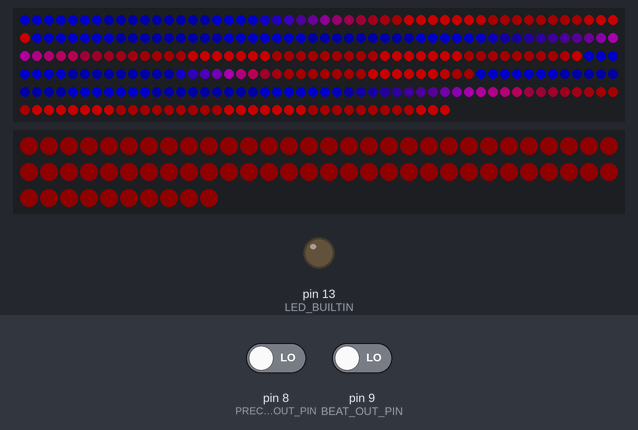
Bench run of a sketch on a simulated Arduino Mega 2560, built with avr-gcc and run on an emulated ATmega2560. Shown: 286 RGB LEDs in strip order, left to right, continuing on the next row, 70 RGB LEDs in strip order, left to right, continuing on the next row, output pins drawn as LEDs (lit = HIGH). The test bench sets the inputs (shaded band); at power-on: pin 9 (BEAT_OUT_PIN) LOW, pin 8 (PRECENSE_OUT_PIN) LOW. Dim RGB values are drawn brighter than linear; random numbers use the default seed unless the sketch sets one; what the sketch prints to the serial monitor is not drawn.

Above: at 5.3 s.
5.4 s: pin 9 (BEAT_OUT_PIN) driven HIGH
At 5.82 s:
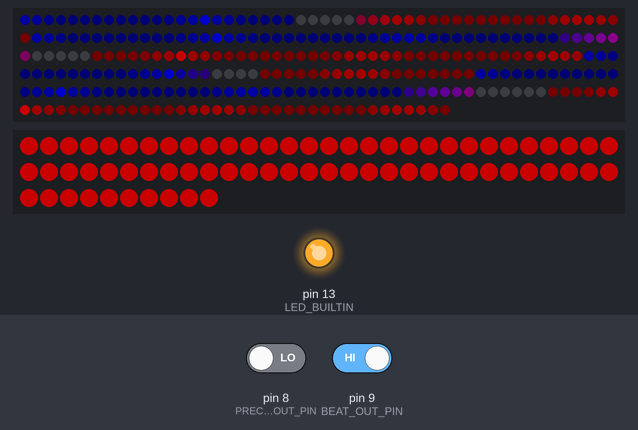
7.2 s: pin 8 (PRECENSE_OUT_PIN) driven HIGH
At 7.66 s:
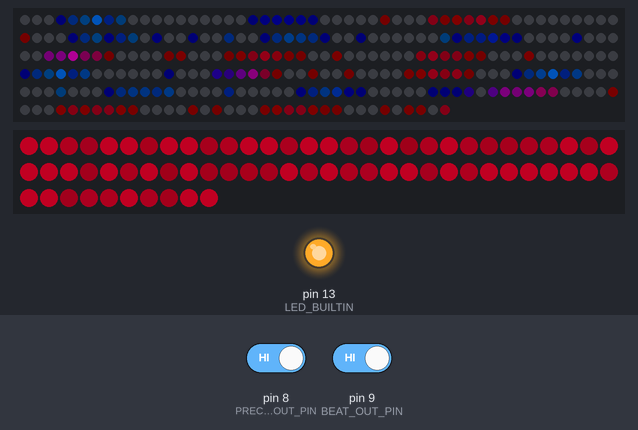
10.2 s: pin 9 (BEAT_OUT_PIN) driven LOW
At 10.5 s:
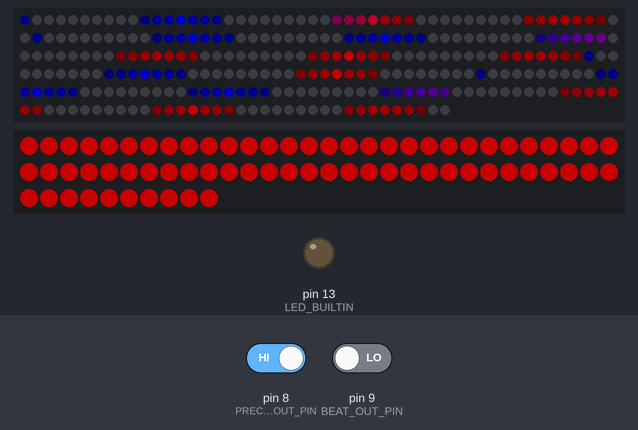
11.9 s: pin 9 (BEAT_OUT_PIN) driven HIGH
At 12.61 s:
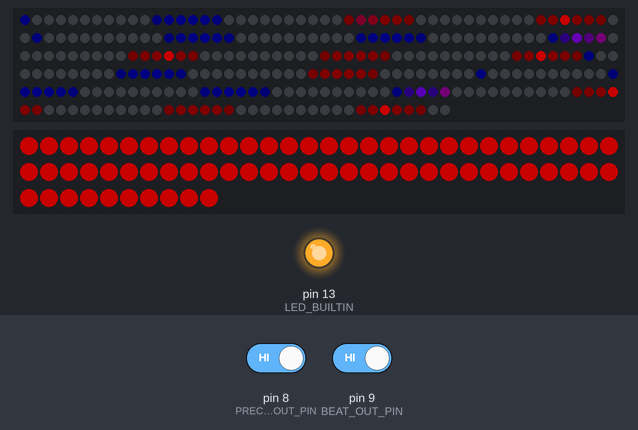
16.5 s: pin 9 (BEAT_OUT_PIN) driven LOW
At 16.68 s:
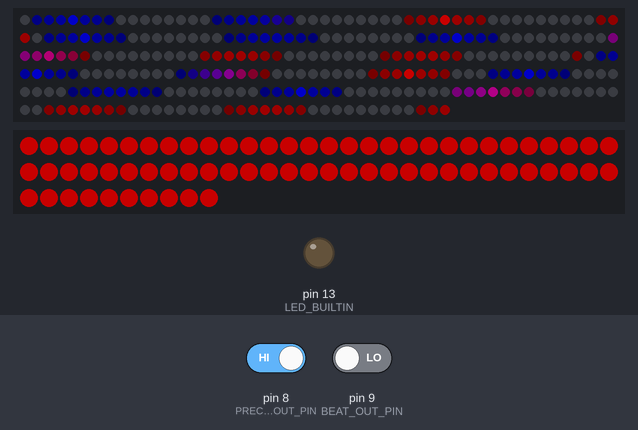
Timing chart, 0 to 19.0 s (numbered marks = the images above; inputs shaded):
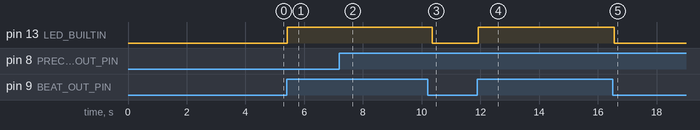

Measured:
- after the input at 5.4 s, pin 13 (LED_BUILTIN): LOW → HIGH at once
- after the input at 10.2 s, pin 13 (LED_BUILTIN): HIGH → LOW after 0.17 s
- after the input at 11.9 s, pin 13 (LED_BUILTIN): LOW → HIGH at once
- after the input at 16.5 s, pin 13 (LED_BUILTIN): HIGH → LOW after 0.05 s

The sketch:

MDBR_heartrate.ino
```cpp
#include "heart_sensor.h"
#include "vein.h"
#include "Sound.h"

int count = 0;
bool _detected = false;

// Vein leds stuff
#define PUMP_BPM 60
#define LEDS_AB (25+26)
#define LEDS_CD (47+49)
#define LEDS_EF (21+20)
#define LEDS_GH (48+50)

#define VEIN_NUM_LEDS    LEDS_AB+LEDS_CD+LEDS_EF+LEDS_GH
#define HEART_NUM_LEDS  70

float _pump_vel = 0;
unsigned long _last_pump = 0;
constexpr int _pump_delay = static_cast<int>(60 * 1000.0 / PUMP_BPM);

CRGB leds[VEIN_NUM_LEDS];
CRGB heartleds[HEART_NUM_LEDS];

Vein < LEDS_AB, 0 > vAB (leds);
Vein < LEDS_CD, LEDS_AB > vCD(leds);
Vein < LEDS_EF, LEDS_AB + LEDS_CD > vEF(leds);
Vein < LEDS_GH, LEDS_AB + LEDS_CD + LEDS_EF > vGH(leds);
// end Vein leds stuff

void setup()
{
  Serial.begin(115200);
  Serial.println("Initializing...");
  pinMode(LED_BUILTIN, OUTPUT);
  digitalWrite(LED_BUILTIN, LOW);

  if (!heart_init()) {
    Serial.println(HEART_SENSOR_NOT_FOUND);
    while (1);
  }
  Serial.println(HEART_SENSOR_OK);

  init_mp3();

  delay(1000); // 1 second delay for recovery
  led_setup(leds, VEIN_NUM_LEDS, heartleds, HEART_NUM_LEDS);
  vAB.start();
  play_beat();
  delay(500);
  vCD.start();
  play_beat();
  delay(500);
  vEF.start();
  play_beat();
  delay(500);
  vGH.start();
  play_beat();
  delay(500);

}

const char symbols[4] = {'~', '-', '.', '='};
float precense_effect = 0;

void loop() {
  Beat_State beat_state = check_beat();

  switch (beat_state) {
    case Beat_State::BEAT:
      digitalWrite(LED_BUILTIN, HIGH);
      _pump_vel = PUMP_SPEED_PEAK;
      precense_effect = 0;
      break;
    case Beat_State::PRECENSE:
      Serial.print(symbols[count++ % 4]);

      if (!_detected) {
        _detected = true;
        precense_effect = 1;
        play_wait();
        Serial.println("-----Precense-----");
      }
      break;
    case Beat_State::NO:
      Serial.print('%');
      count++;
      if (_detected) stop_sounds();
      _detected = false;
      precense_effect = max( 0, precense_effect - 0.05);
      break;
  }
  if (count > 30) {
    count = 0;
  }

  if (millis() >= lastBeat + KEEP_LED ) {
    digitalWrite(LED_BUILTIN, LOW);
  }

  vAB.update(_pump_vel, precense_effect);
  vCD.update(_pump_vel, precense_effect);
  vEF.update(_pump_vel, precense_effect);
  vGH.update(_pump_vel, precense_effect);
  pump_heart(heartleds, HEART_NUM_LEDS, _pump_vel, precense_effect);

  _pump_vel = max(PUMP_SPEED_BASELINE, _pump_vel - PUMP_SPEED_DECAY);

  show_leds();

  if (beat_state == Beat_State::BEAT) {
    play_beat();
    Serial.println("-----BEAT-----");
  }

  delay(50);
}
```

Sound.h
```cpp
#include "_custom_SerialMp3.h"

#define TX 11  // collegare a RX
#define RX 10  // collegare a TX
SerialMP3Player mp3(RX, TX);

//#define HEARTBEAT_0dB 0
//#define HEARTBEAT_7dB 1
#define HEARTBEAT_10dB 1
#define DRONE 2


void init_mp3() {
  mp3.begin(9600);                     // start mp3-communication
  delay(500u);                         // wait for init
  mp3.sendCommand(CMD_SEL_DEV, 0, 2);  //select sd-card
  delay(500u);
}

void play_beat() {

  mp3.play(HEARTBEAT_10dB);

}

void play_wait() {
  mp3.play(DRONE);
}

void stop_sounds() {
  mp3.stop();
}
```

_custom_SerialMp3.cpp
```cpp
// (licence header left out)
#include "Arduino.h"
#include "_custom_SerialMp3.h"

#define NO_SERIALMP3_DELAY // Comment this line to add a delay (1200 ms) to each command sent

#ifdef NO_SERIALMP3_DELAY
#define _mp3_delay(m) asm("nop")
#else
#define _mp3_delay(m) delay(m)
#endif

// Uncomment next line if you are using an Arduino Mega.
//#define mp3 Serial3    // Connect the MP3 Serial Player to the Arduino MEGA Serial3 (14 TX3 -> RX, 15 RX3 -> TX)

SerialMP3Player::SerialMP3Player(){
   //SoftwareSerial Serial3 = SoftwareSerial(10, 11);
   Serial3 = new SoftwareSerial(10, 11);
   _showDebugMessages = false;
}
SerialMP3Player::SerialMP3Player(int RX, int TX){
   //SoftwareSerial Serial3 = SoftwareSerial(RX, TX);
   Serial3 = new SoftwareSerial(RX, TX);
   _showDebugMessages = false;
}

void SerialMP3Player::showDebug(bool op){
  // showDebug (op) 0:OFF 1:ON
    _showDebugMessages = op;
}

void SerialMP3Player::begin(int bps){
  Serial3->begin(bps);
}

int SerialMP3Player::available(){
  return Serial3->available();
}

char SerialMP3Player::read(){
  return Serial3->read();
}

void SerialMP3Player::playNext(){
  sendCommand(CMD_NEXT);
}

void SerialMP3Player::playPrevious(){
  sendCommand(CMD_PREV);
}

void SerialMP3Player::volUp(){
   sendCommand(CMD_VOL_UP);
}

void SerialMP3Player::volDown(){
   sendCommand(CMD_VOL_DOWN);
}

void SerialMP3Player::setVol(byte v){
   // Set volumen (0-30)
   sendCommand(CMD_SET_VOL, v);
}

void SerialMP3Player::playSL(byte n){
   // Play single loop n file
   sendCommand(CMD_PLAY_SLOOP, n);
}

void SerialMP3Player::playSL(byte f, byte n){
   // Single loop play n file from f folder
   sendCommand(CMD_PLAY_SLOOP, f, n);
}

void SerialMP3Player::play(){
   sendCommand(CMD_PLAY);
}

void SerialMP3Player::pause(){
   sendCommand(CMD_PAUSE);
}

void SerialMP3Player::play(byte n){
   // n number of the file that must be played.
   // n possible values (1-255)
   sendCommand(CMD_PLAYN, n);
}

void SerialMP3Player::play(byte n, byte vol){
   // n number of the file that must be played

   sendCommand(CMD_PLAY_W_VOL, vol, n);
}

void SerialMP3Player::playF(byte f){
   // Play all files in the f folder

   sendCommand(CMD_FOLDER_CYCLE, f, 0);
}

void SerialMP3Player::stop(){
   sendCommand(CMD_STOP_PLAY);
}

void SerialMP3Player::qPlaying(){
  // Ask for the file is playing
   sendCommand(CMD_PLAYING_N);
}

void SerialMP3Player::qStatus(){
   // Ask for the status.
   sendCommand(CMD_QUERY_STATUS);
}

void SerialMP3Player::qVol(){
  // Ask for the volumen
   sendCommand(CMD_QUERY_VOLUME);
}

void SerialMP3Player::qFTracks(){    // !!! Nonsense answer
  // Ask for the number of tracks folders
   sendCommand(CMD_QUERY_FLDR_TRACKS);
}

void SerialMP3Player::qTTracks(){
  // Ask for the total of tracks
   sendCommand(CMD_QUERY_TOT_TRACKS);
}

void SerialMP3Player::qTFolders(){
  // Ask for the number of folders
   sendCommand(CMD_QUERY_FLDR_COUNT);
}

void SerialMP3Player::sleep(){
  // Send sleep command
  sendCommand(CMD_SLEEP_MODE);
}

void SerialMP3Player::wakeup(){
  // Send wake up command
  sendCommand(CMD_WAKE_UP);
}

void SerialMP3Player::reset(){
  // Send reset command
  sendCommand(CMD_RESET);
}


void SerialMP3Player::sendCommand(byte command){
  sendCommand(command, 0, 0);
}

void SerialMP3Player::sendCommand(byte command, byte dat2){
  sendCommand(command, 0, dat2);
}


void SerialMP3Player::sendCommand(byte command, byte dat1, byte dat2){
  byte Send_buf[8] = {0}; // Buffer for Send commands.
  String mp3send = "";

  // Command Structure 0x7E 0xFF 0x06 CMD FBACK DAT1 DAT2 0xEF

  _mp3_delay(20);
  Send_buf[0] = 0x7E;    // Start byte
  Send_buf[1] = 0xFF;    // Version
  Send_buf[2] = 0x06;    // Command length not including Start and End byte.
  Send_buf[3] = command; // Command
  Send_buf[4] = 0x01;    // Feedback 0x00 NO, 0x01 YES
  Send_buf[5] = dat1;    // DATA1 datah
  Send_buf[6] = dat2;    // DATA2 datal
  Send_buf[7] = 0xEF;    // End byte

  for(int i=0; i<8; i++)
  {
    Serial3->write(Send_buf[i]) ;
    mp3send+=sbyte2hex(Send_buf[i]);
  }
  if (_showDebugMessages){
     Serial.print("Sending: ");
     Serial.println(mp3send); // watch what are we sending
  }

  _mp3_delay(1000);  // Wait between sending commands.
}

//String sanswer(void);
//int iansbuf = 0;                 // Index for answer buffer.
//static uint8_t ansbuf[10] = {0}; // Buffer for the answers.

String SerialMP3Player::decodeMP3Answer(){
 // Response Structure  0x7E 0xFF 0x06 RSP 0x00 0x00 DAT 0xFE 0xBA 0xEF
  //
  // RSP Response code
  // DAT Response additional data

  String decodedMP3Answer="";

   decodedMP3Answer=sanswer();

     switch (ansbuf[3])
     {
    case 0x3A:
      decodedMP3Answer += " -> Memory card inserted.";
      break;

    case 0x3D:
      decodedMP3Answer += " -> Completed play num " + String(ansbuf[6], DEC);
      break;

    case 0x40:
      decodedMP3Answer += " -> Error";
      break;

    case 0x41:
      decodedMP3Answer += " -> Data recived correctly. ";
      break;

    case 0x42:
      switch(ansbuf[6]){
        case 0: decodedMP3Answer += " -> Status: stopped"; break;
        case 1: decodedMP3Answer += " -> Status: playing"; break;
        case 2: decodedMP3Answer += " -> Status: paused"; break;
      }
      break;

    case 0x43:
      decodedMP3Answer += " -> Vol playing: " + String(ansbuf[6], DEC);
      break;

    case 0x48:
      decodedMP3Answer += " -> File count: " + String(ansbuf[6], DEC);
      break;


    case 0x4C:
      decodedMP3Answer += " -> Playing: " + String(ansbuf[6], DEC);
      break;

    case 0x4E:
      decodedMP3Answer += " -> Folder file count: " + String(ansbuf[6], DEC);
      break;

    case 0x4F:
      decodedMP3Answer += " -> Folder count: " + String(ansbuf[6], DEC);
      break;
     }


   ansbuf[3] = 0; // Clear ansbuff.
   return decodedMP3Answer;
}


/********************************************************************************/
/*Function: sbyte2hex. Returns a byte data in HEX format.                  */
/*Parameter:- uint8_t b. Byte to convert to HEX.                                */
/*Return: String                                                                */


String SerialMP3Player::sbyte2hex(byte b)
{
  String shex;

  //Serial.print("0x");
  shex="0X";

  //if (b < 16) Serial.print("0");
  if (b < 16) shex+="0";
  //Serial.print(b, HEX);
  shex+=String(b,HEX);
  //Serial.print(" ");
  shex+=" ";
  return shex;
}


/********************************************************************************/
/*Function: sanswer. Returns a String answer from mp3 UART module.              */
/*Return: String.  the answer                                                   */


String SerialMP3Player::sanswer(void){
  // Response Structure  0x7E 0xFF 0x06 RSP 0x00 0x00 DAT 0xFE 0xBA 0xEF
  //
  // RSP Response code
  // DAT Response additional data

  // if there are something available start to read from mp3 serial.
  // if there are "0x7E" it's a beginning.
  //
  //  read while something readed and it's not the end "0xEF"


  byte b;
  String mp3answer="";                // Answer from the Serial3.
  int iansbuf = 0;

  if (Serial3->available()){
   do{
    b = Serial3->read();

    if(b == 0x7E){  // if there are "0x7E" it's a beginning.
      iansbuf=0;    //  ansbuf index to zero.
      mp3answer="";
    }

    ansbuf[iansbuf] = b;
    mp3answer+=sbyte2hex(ansbuf[iansbuf]);
    iansbuf++; //  increase this index.

   }while(b != 0xEF);
   // while there are something to read and it's not the end "0xEF"

  }
  return mp3answer;
 }
```

_custom_SerialMp3.h
```cpp
// (licence header left out)
#ifndef SerialMP3Player_h
#define SerialMP3Player_h

#include <Arduino.h>
#include <SoftwareSerial.h>

#define CMD_NEXT             0X01 // Play next file
#define CMD_PREV             0X02 // Play previous file
#define CMD_PLAYN            0X03 // Play n file from (1-255)
#define CMD_VOL_UP           0X04 // Volumen up
#define CMD_VOL_DOWN         0X05 // Volumen down
#define CMD_SET_VOL          0X06 // Set Volume (0-30)
                          // 0x07 // Reserved.
#define CMD_PLAY_SLOOP       0X08 // Single loop play.

#define CMD_SEL_DEV          0X09 // Set device. 2 DEV_TF (SD Card)
#define CMD_SLEEP_MODE       0X0A
#define CMD_WAKE_UP          0X0B
#define CMD_RESET            0X0C

#define CMD_PLAY             0X0D // Play
#define CMD_PAUSE            0X0E // Pause

//#define CMD_PLAY_F_FILE      0X0F // only avaible for Flash not SD Card.

#define CMD_STOP_PLAY        0X16 // Stop
#define CMD_FOLDER_CYCLE     0X17 // Play all the files in the f folder

//#define CMD_PLAY_SHUFFLE   0x18 // Reserved

#define CMD_PLAY_W_VOL       0X22 // Play with a volumen

// Query Commands
#define CMD_PLAYING_N         0x4C // qPlaying();  // Ask for the file is playing
#define CMD_QUERY_STATUS      0x42 // qStatus();   // Ask for the status
#define CMD_QUERY_VOLUME      0x43 // qVol();      // Ask for the volumen. // Sometime board fails
#define CMD_QUERY_FLDR_TRACKS 0x4E // qFTracks();  // Ask for the number of tracks folders
#define CMD_QUERY_TOT_TRACKS  0x48 // qTTracks();  // Ask for the total of tracks
#define CMD_QUERY_FLDR_COUNT  0x4F // qTFolders(); // Ask for the number of folders


/************ Opitons **************************/

class SerialMP3Player{

   public:
     SerialMP3Player();
     SerialMP3Player(int RX, int TX);

     void sendCommand(byte command);
     void sendCommand(byte command, byte dat2);
     void sendCommand(byte command, byte dat1, byte dat2);

     void begin(int bps);
     int available();
     char read();
     String decodeMP3Answer();

     void playNext();             // Play next file
     void playPrevious();         // Play previous file
     void play();                 // Play
     void play(byte n);           // Play n file
     void play(byte n, byte vol); // Play n file with volume

     void volUp();            // Volumen Up
     void volDown();          // Volumen Down
     void setVol(byte v);     // Set Volumen (0-30)

     void playSL(byte n);         // Play Single loop  n file.
     void playSL(byte f, byte n); // Play Single loop play n file from f folder.

     void pause();                // Pause

     void playF(byte f);          // Play all files in the f folder

     void stop();                 // Stop playing

     // Query commands
     void qPlaying();   // Ask for the file is playing
     void qStatus();    // Ask for the status
     void qVol();       // Ask for the volumen
     void qFTracks();   // Ask for the number of tracks folders
     void qTTracks();   // Ask for the total of tracks
     void qTFolders();  // Ask for the number of folders

     void sleep();     // Send sleep command
     void wakeup();    // Send wake up command
     void reset();     // Send reset command

     void showDebug(bool on); // true to show debug messages

   private:
     String sanswer();
     int shex2int(char *s, int n);
     String sbyte2hex(byte b);
     bool _showDebugMessages;
     SoftwareSerial *Serial3;
     byte ansbuf[15] = {0}; // Buffer for the answers.

};


#endif
```

heart_sensor.h
```cpp
/*
  Optical Heart Rate Detection (PBA Algorithm) using the MAX30105 Breakout
  By: Nathan Seidle @ SparkFun Electronics
  Date: October 2nd, 2016
  https://github.com/sparkfun/MAX30105_Breakout

  This is a demo to show the reading of heart rate or beats per minute (BPM) using
  a Penpheral Beat Amplitude (PBA) algorithm.

  It is best to attach the sensor to your finger using a rubber band or other tightening
  device. Humans are generally bad at applying constant pressure to a thing. When you
  press your finger against the sensor it varies enough to cause the blood in your
  finger to flow differently which causes the sensor readings to go wonky.

  Hardware Connections (Breakoutboard to Arduino):
  -5V = 5V (3.3V is allowed)
  -GND = GND
  -SDA = A4 (or SDA)
  -SCL = A5 (or SCL)
  -INT = Not connected

  The MAX30105 Breakout can handle 5V or 3.3V I2C logic. We recommend powering the board with 5V
  but it will also run at 3.3V.
*/

//https://lastminuteengineers.com/max30102-pulse-oximeter-heart-rate-sensor-arduino-tutorial/

#include "types.h"

#define REMOTE_HEART_MIN_DELAY 200

long lastBeat = 0; //Time at which the last beat occurred

#ifdef REMOTE_HEART_MIN_DELAY // Sse digital pins to get the sensor state from other Arduino

#define PRECENSE_OUT_PIN 8
#define BEAT_OUT_PIN 9

bool heart_init() {
  pinMode(PRECENSE_OUT_PIN, INPUT);
  pinMode(BEAT_OUT_PIN, INPUT);
  return true;
}

Beat_State check_beat() {
  int precense = digitalRead(PRECENSE_OUT_PIN);
  int beat = digitalRead(BEAT_OUT_PIN);

  if (beat) {
    long delta = millis() - lastBeat;
    if (delta >= REMOTE_HEART_MIN_DELAY) {

      lastBeat = millis();
      return Beat_State::BEAT;
    }
  }
  if (precense){
    return Beat_State::PRECENSE;
  }

  return Beat_State::NO;
}

#else // Use this arduino to read the sensor

#include <Wire.h>
#include "MAX30105.h"
#include "heartRate.h"


MAX30105 particleSensor;

const byte RATE_SIZE = 4; //Increase this for more averaging. 4 is good.
byte rates[RATE_SIZE]; //Array of heart rates
byte rateSpot = 0;


float beatsPerMinute;
int beatAvg;

#define PRECENSE_THRESHOLD 50000

bool heart_init() {
  // Initialize sensor
  if (!particleSensor.begin(Wire, I2C_SPEED_FAST)) //Use default I2C port, 400kHz speed
  {
    return false;
  }

  particleSensor.setup(); //Configure sensor with default settings
  particleSensor.setPulseAmplitudeRed(0x0A); //Turn Red LED to low to indicate sensor is running
  particleSensor.setPulseAmplitudeGreen(0); //Turn off Green LED
  return true;

}


Beat_State check_beat() {
  Beat_State result = Beat_State::NO;
  long irValue = particleSensor.getIR();

  if (checkForBeat(irValue) == true) {
    //We sensed a beat!
    long delta = millis() - lastBeat;
    lastBeat = millis();

    if (irValue > PRECENSE_THRESHOLD) {
      result = Beat_State::BEAT;
    }

    beatsPerMinute = 60 / (delta / 1000.0);

    if (beatsPerMinute < 255 && beatsPerMinute > 20)
    {
      rates[rateSpot++] = (byte)beatsPerMinute; //Store this reading in the array
      rateSpot %= RATE_SIZE; //Wrap variable

      //Take average of readings
      beatAvg = 0;
      for (byte x = 0 ; x < RATE_SIZE ; x++)
        beatAvg += rates[x];
      beatAvg /= RATE_SIZE;
    }
  } else if (irValue > PRECENSE_THRESHOLD) {
    result = Beat_State::PRECENSE;
  }

  return result;
}

#endif //end REMOTE_HEART_MIN_DELAY
```

types.h
```cpp
#define KEEP_LED 200

#define HEART_SENSOR_NOT_FOUND "MAX30105 was not found. Please check wiring/power. "
#define HEART_SENSOR_OK "Place your index finger on the sensor with steady pressure."

enum class Beat_State {
  NO,
  PRECENSE,
  BEAT
};
```

Source omitted: vein.h (4452 bytes)
